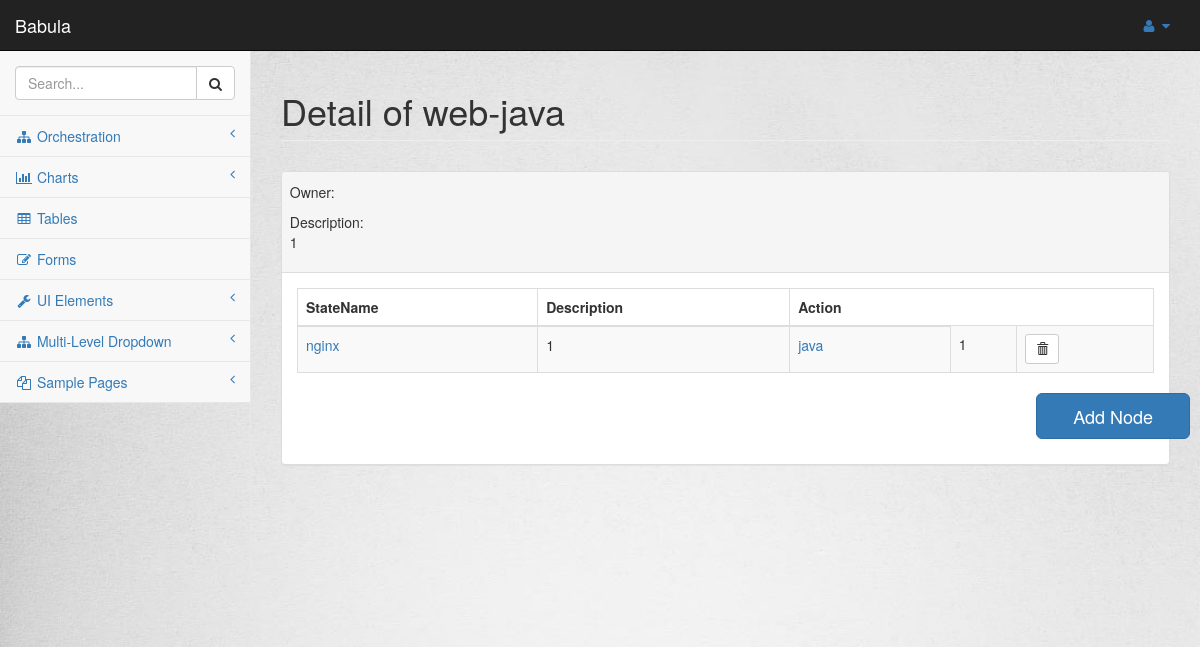
Before: /orchestration/detail/role/1/ with the older database file.
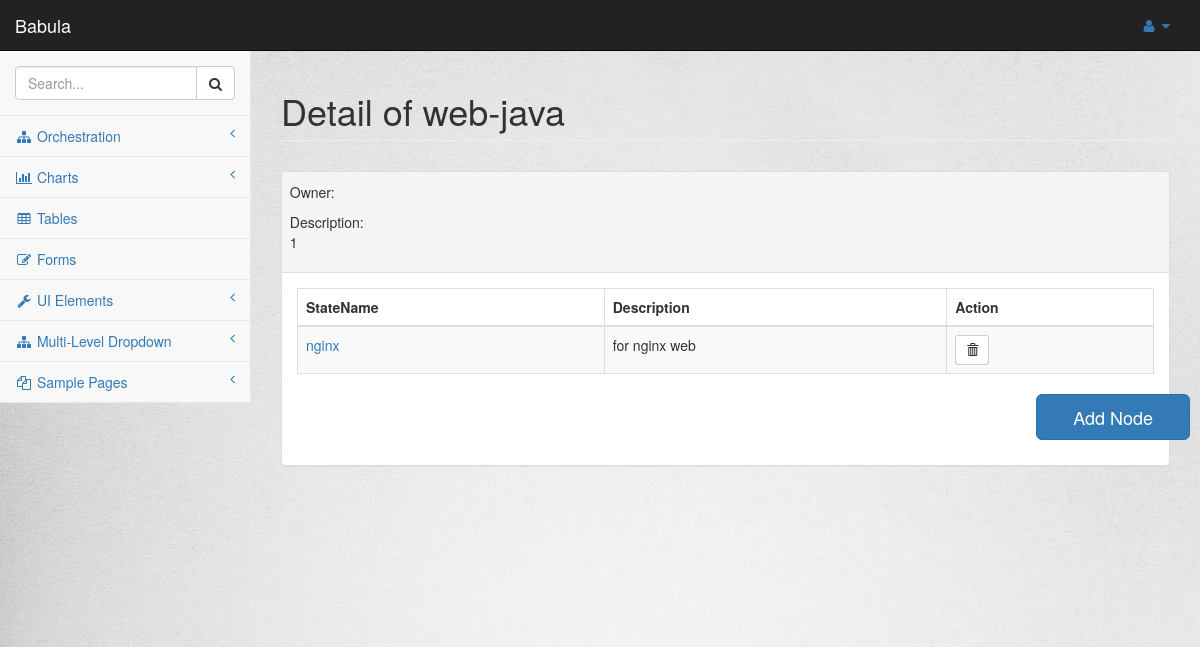
After: the same page with the newer database file.
### orchestration/models.py (models this page shows, shortened)
class State(models.Model):
    statename = models.CharField(max_length=100)
    owner = models.CharField(max_length=100)
    description = models.TextField(max_length=100)
    statefunction =  models.TextField()
    class Meta:
        ordering = ('id',)

### orchestration/views.py (the view)
# urls.py: url(r'^detail/role/(?P<pk>[0-9]+)/$', views.RoleDetailView.as_view(), name='roledetail'),
class RoleDetailView(generic.DetailView):
    model = Role
    template_name = 'orchestration/roledetail.html'

### orchestration/templates/orchestration/roledetail.html (shortened to what this page needs)
{% extends 'orchestration/base.html' %}
{% block body %}
{% if role %}
<div id="page-wrapper" class="maincontent">
    <div class="row">
        <div class="col-lg-12">
            <h1 class="page-header">Detail of {{role.rolename}}</h1>
        </div>
    </div>
    <div class="row">
        <div class="col-lg-12">
            <div class="panel panel-default">
                <div class="panel-heading">
                    <div class="row">
                        &nbsp&nbspOwner:&nbsp {{role.owner}}
                    </div>
                    <div class="row">
                        &nbsp&nbspDescription:<br/>
                        &nbsp&nbsp{{role.description}}
                    </div>
                </div>
                <div class="panel-body">
                    <table width="100%" class="table table-striped table-bordered table-hover"
                           id="dataTables-example">
                        <thead>
                        <tr>
                            <th>StateName</th>
                            <th>Description</th>
                            <th>Action</th>
                        </tr>
                        </thead>
                        <tbody>
                        <tr class="odd gradeX">
                            {% for state in role.states.all%}
                            <td><a href="{%url 'orchestration:statedetail' state.id%}">{{state.statename}}</a> </td>
                            <td>{{state.description}}</td>
                            {%endfor%}
                            <td class="center">
                                <form action="" method="post"
                                      style="display: inline;">
                                    <button type="submit" class="btn btn-default btn-sm">
                                        <span class="glyphicon glyphicon-trash"></span>
                                    </button>
                                </form>
                            </td>
                        </tr>
                        </tbody>
                    </table>
                    <div class="row">
                        <div class="col-lg-2 col-lg-offset-10">
                            <a href="{% url 'orchestration:addnode'%}" class="btn btn-primary btn-lg" role="button">&nbsp&nbsp&nbsp&nbspAdd
                                Node&nbsp&nbsp&nbsp&nbsp</a>
                        </div>
                    </div>
                </div>
            </div>
        </div>
    </div>
    {% endif %}
    {% endblock %}

Changed rows visible on the page:
removed State: statename "java", description "1"
changed State "nginx": description "1" → "for nginx web"
